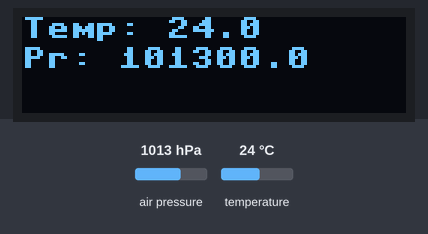
A program run on a simulated MicroPython board. Shown: 128×32 one-colour display. The test bench sets the inputs (shaded band); at power-on: air pressure 1013 hPa, temperature 24 °C. Library files of the repository ran but are not shown: ssd1306.py, bmp280.py; what the program prints to the serial console is not drawn.

Above: at 1.2 s.
1.3 s: air pressure set to 952 hPa
At 5.9 s:
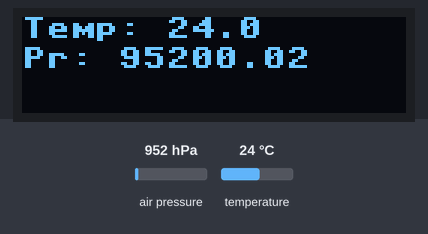
6.5 s: temperature set to 12 °C
At 11.2 s:
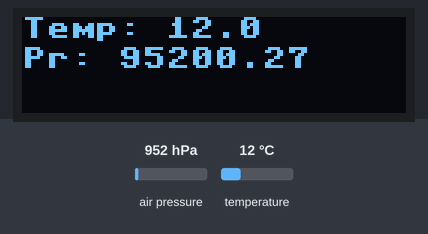
11.5 s: air pressure set to 975 hPa
At 15.8 s:
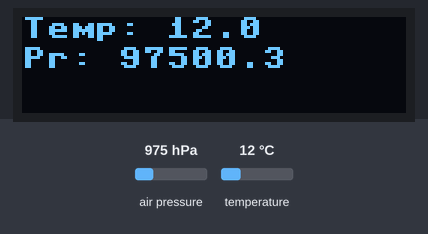
16.5 s: temperature set to 19 °C
At 21.3 s:
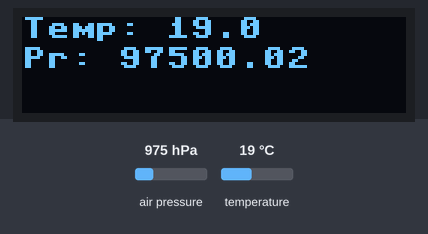
Timing chart, 0 to 22.5 s (numbered marks = the images above; inputs shaded):
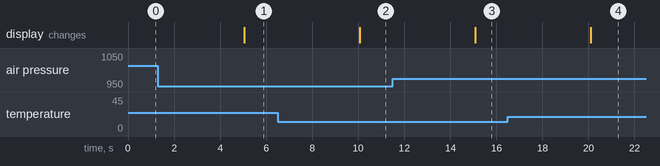

Measured:
- after the input at 1.3 s, the display: changes after 3.8 s (image 1)
- after the input at 6.5 s, the display: changes after 3.6 s (image 2)
- after the input at 11.5 s, the display: changes after 3.6 s (image 3)
- after the input at 16.5 s, the display: changes after 3.6 s (image 4)

The program:

temp1.py
```python
from machine import Pin, I2C
import time
import ssd1306
import bmp280

pinScl = const(22)
pinSda = const(21)
addr_oled = const(60)  # 0x3c
addr_bmp = const(118)  # 0x76
h_size = const(32)     # display heigh in pixels
w_size = const(128)    # display width in pixels

oled_conn = False
bmp_conn = False
temp = 0
pr = 0
hum = 0

oled = None
bmp = None

i2c = I2C(scl=Pin(pinScl),
          sda=Pin(pinSda))

print('Scanning i2c bus...')
devices = i2c.scan()
if len(devices) == 0:
    print("No i2c devices found.")
else:
    print('i2c devices found:', len(devices))
    for device in devices:
        if device == addr_oled:
            print('OLED at ', addr_oled)
            oled_conn = True
            oled = ssd1306.SSD1306_I2C(w_size, h_size, i2c, addr_oled)
        if device == addr_bmp:
            print('BMP at ', addr_bmp)
            bmp_conn = True
            bmp = bmp280.BMP280(i2c_bus=i2c, addr=addr_bmp)
            bmp.use_case(bmp280.BMP280_CASE_WEATHER)
            bmp.force_measure()
        print(device)

while True:
    if bmp_conn:
        print("BMP280 values:")
        temp = bmp.temperature
        pr = bmp.pressure
        print("temp:", temp)
        print("pr:", pr)

    if oled_conn:
        oled.fill(0)
        if bmp_conn:
            oled.text("Temp: {}".format(temp), 0, 0)
            oled.text("Pr: {}".format(pr), 0, 10)
            oled.show()
        else:
            oled.text("BMP N/A", 0, 0)
            oled.show()
    else:
        print('No i2c display')
    time.sleep_ms(5000)
```
